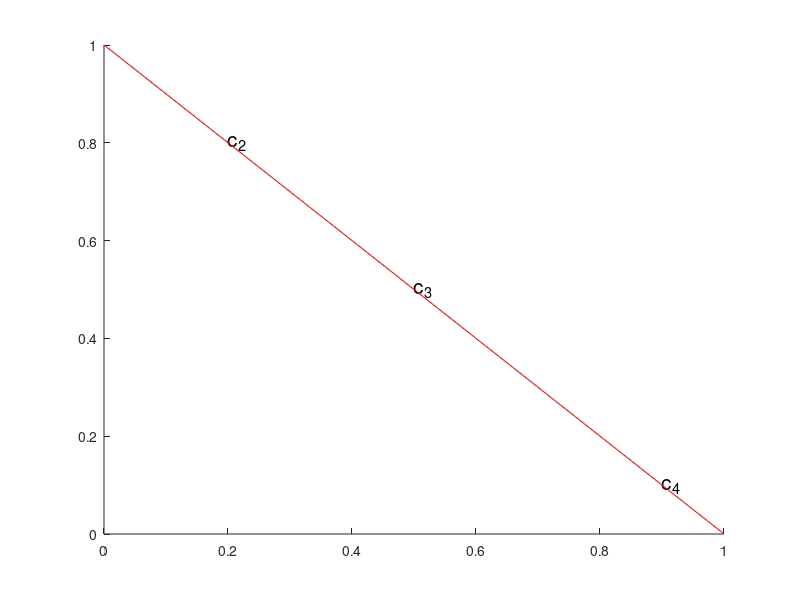

Write the MATLAB code that produced this figure. (Note: this script raises an error after producing the figure.)
clear all 
hold on
cpx=[0, 1];
cpy=[1, 0];

x1=[.2, .4];
y1=[1, 0];

x2=[.45, .8];
y2=[1, 0];

x3=[0, 1];
y3=[.65, .6];

x4=[0, 1];
y4=[.5, .4];
%{
x5=[0, .6];
y5=[.8, .0];
plot(x5, y5, 'bla');

x6=[0, .7];
y6=[.4, .0];
plot(x6, y6, 'bla');

x7=[0, .2];
y7=[.7, .0];
plot(x7, y7, 'bla');


x8=[0.4, 1];
y8=[1, 0.43];
plot(x8, y8, 'bla');

x9=[0.35, 1];
y9=[1, .63];
plot(x9, y9, 'bla');
%}

p1x=.6;
p1y=.2;
%plot(p1x, p1y, '.b', 'MarkerSize', 20)
%text(.6, .15, 'p_1', 'FontSize', 15)


text(.2, .8, 'c_2', 'FontSize', 15)
text(.5, .5, 'c_3', 'FontSize', 15)
text(.9, .1, 'c_4', 'FontSize', 15)



plot(cpx, cpy, 'r');
%plot(x1, y1, 'bla');
plot(x2, y2, 'bla');
plot(x3, y3, 'bla');
%plot(x4, y4, 'bla');


plot([0, 1], [1, 1], 'bla')
plot([1, 1], [0, 1], 'bla')

title('product space','FontSize', 15)
axis equal;
xlabel('p^1','FontSize', 15);
ylabel('p^2','FontSize', 15);

axis([0, 1, 0, 1])
